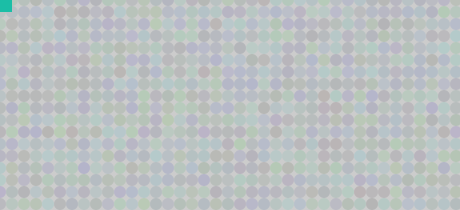
Frame 1 (no input)
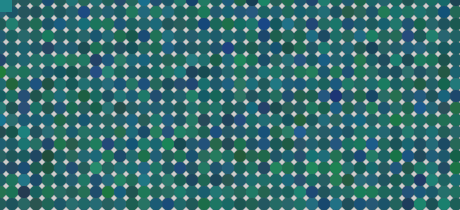
Frame 60 (the mouse pressed at the canvas centre just before this capture)
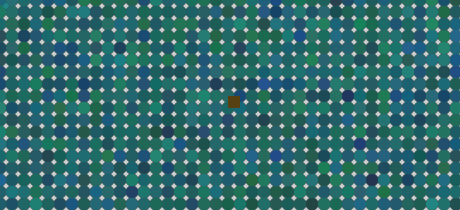
Frame 120 (the mouse held since frame 60 and released just before this capture)

The Processing sketch that drew these frames (run headless with seeded random() and noise(); from frame 60 on, the mouse is pressed at the canvas centre):

// Processing sketch: processing_83956
// ── processing_83956.pde

int blocksize;

void setup() {

size(460,210);

blocksize = 12;

noStroke();

}


void draw() {

for(int y=0; y<height; y+=blocksize) {

for(int x=0; x<width;x+=blocksize) {

fill(random(0,64),random(200), random(203), 30);
ellipse(x,y,blocksize,blocksize);

}

}

int specialX = mouseX - (mouseX % blocksize);

int specialY = mouseY - (mouseY % blocksize);

fill(random(255),random(255),random(255));

rect(specialX, specialY, blocksize,blocksize);

}
